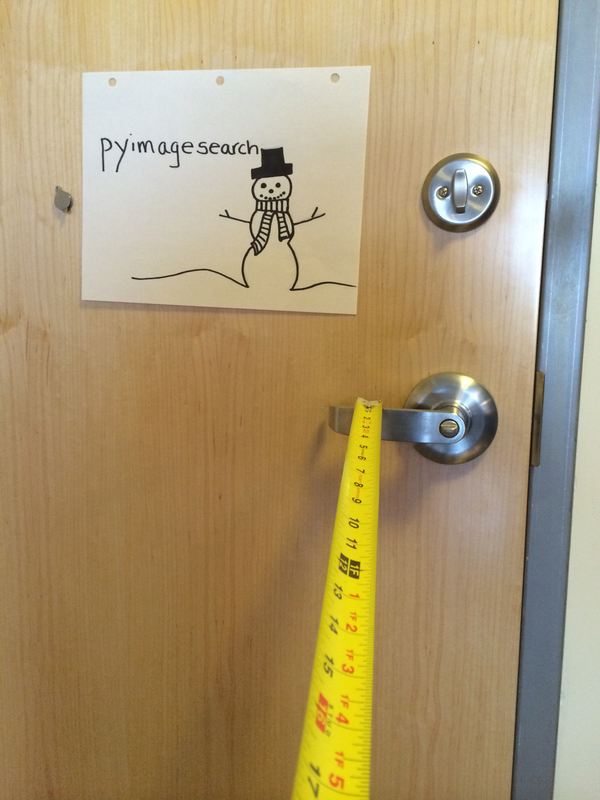
#> input picture images/2ft.png, 600 x 800 px, given in place of the camera
$ python dist_vid_color.py   (older library calls are emulated)
#> lines starting #> are read from the running program, lines starting #| are printed output that depends on the picture; after the words box and inside, x2 and y2 are one past the last pixel; in counts of white or black regions, pixels touching at a corner belong together
# import the necessary packages
from imutils import paths
import numpy as np
import imutils
import cv2
import time
import math

# [14 lines left out: function find_marker, not called in this run]


def distance_to_camera(knownWidth, focalLength, perWidth):
	# compute and return the distance from the maker to the camera
	return (knownWidth * focalLength) / perWidth

# [141 lines left out: functions filter_to_color, drunkTest, not called in this run]

def calibration ():
	#Set parameters for box
	frame_height = 960
	frame_width = 1280
	center_x = int(round(frame_width/2))
	center_y = int(round(frame_height/2))
	box_width = int(round(frame_width/10))
	box_height = int(round(frame_height/8))

	while True:
		try:
			#Intitialize camera and timer
			start_time = time.time()
			cap1 = cv2.VideoCapture(0)

			#Countdown and display box
			i  = 0
			count_down = 15
			count_down_color = (0,255,0)
			flag = True
			while flag:
				ret, frame = cap1.read()
#> frame is the input picture: shape (800, 600, 3); mean B, G, R 113.6, 151.3, 170.5
				frame = cv2.flip(frame,1)
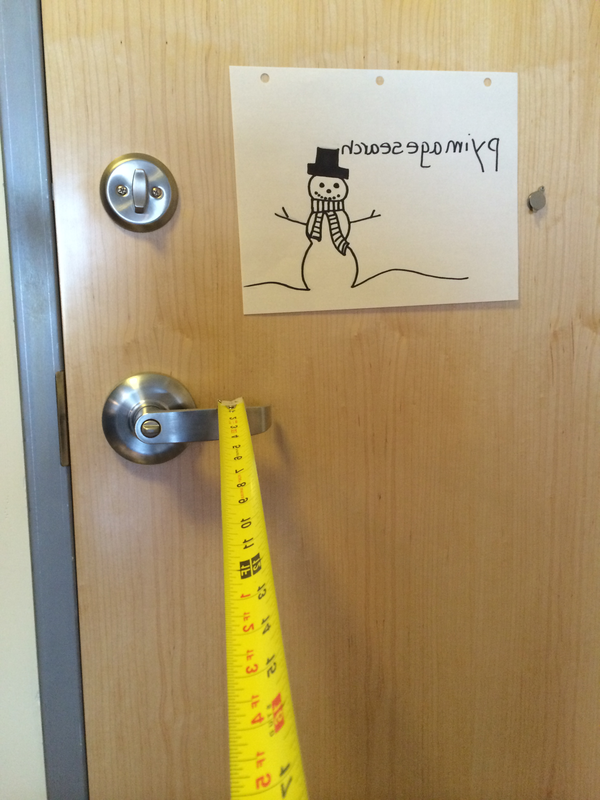
#> frame: shape (800, 600, 3); mean B, G, R 113.6, 151.3, 170.5
				if (time.time() - start_time > 15):
					flag = False
				if(time.time() - start_time > i):
					count_down  = (count_down-1)
					i = i +1
				if (count_down > 3):
					count_down_color = (0,255,0)
				else:
					count_down_color = (0,0,255)
				#cv2.namedWindow('frame', cv2.WINDOW_NORMAL)
				#cv2.resizeWindow('frame', ((frame_width), (frame_height)))
				count_down = count_down +1
				cv2.rectangle(frame, (center_x + box_width+10, center_y + box_height+10), (center_x - box_width- 10, center_y - box_height -10), (255,0,0), 5)
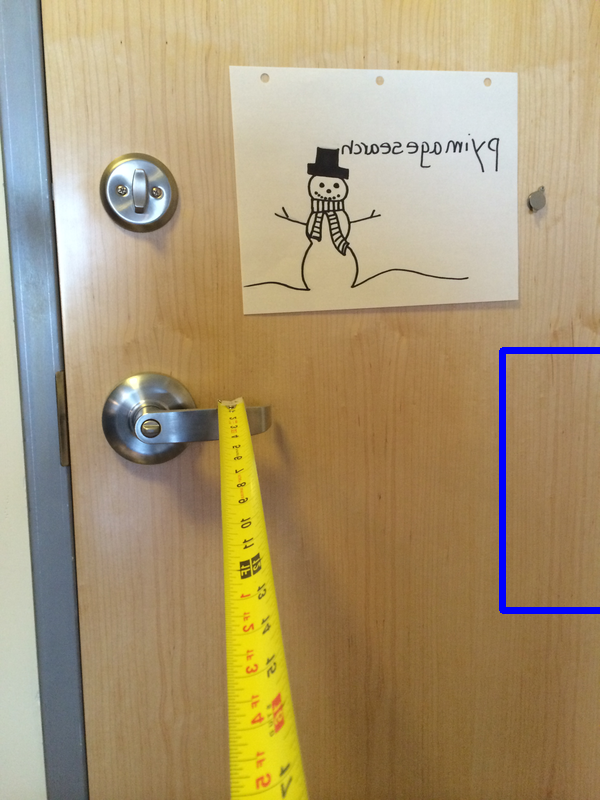
#> frame: shape (800, 600, 3); 0.66% of pixels changed, all inside (x1, y1, x2, y2) = (499, 347, 600, 614)
				cv2.putText(frame, "%.0f" % count_down, (center_x-30, frame_height - 800), cv2.FONT_HERSHEY_SIMPLEX, 2.0, count_down_color, 3)
				#frame = frame[center_y - box_height:center_y + box_height, center_x - box_width: center_x + box_width]
				cv2.imshow('frame',frame)
				count_down = count_down -1;
				if cv2.waitKey(1) == 27:
#> (key q is pressed here)
					break  # esc to quit
			break
		except:
			print("error caught")
			pass

	#Crop only box from image
	cropped = frame[center_y - box_height:center_y + box_height, center_x - box_width: center_x + box_width]
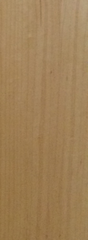
#> cropped: shape (240, 88, 3); mean B, G, R 87.3, 128.3, 159.6
	cropped = cv2.cvtColor(cropped, cv2.COLOR_BGR2HSV)
#> cropped: shape (240, 88, 3); mean H, S, V 17, 116, 159.6

	#Initialize parameters
	H_min = 179
	H_max = 0
	S_min = 255
	S_max = 0
	V_min = 255
	V_max = 0

	#Find minimum and maxmimum pixel by pixel
	i = 1
	j = 1
	while (i< 2*box_height):
		while(j< 2*box_width):
			color = cropped[i,j]
			if(color[0] < H_min):
				H_min = color[0]
			if (color[0] > H_max):
				H_max = color[0]
			if(color[1] < S_min):
				S_min = color[1]
			if(color[1] > S_max):
				S_max = color[1]
			if(color[2] < V_min):
				V_min = color[2]
			if(color[2] > V_max):
				V_max = color[2]
			j = j+1;
		i = i+1
#> after the loop, H_max = 19; H_min = 15; S_max = 114; S_min = 75; V_max = 182; V_min = 147; i = 1; j = 88


	cap1.release()
	cv2.destroyAllWindows()

	#Widen ranges by multiples
	H_min = H_min*0.85
	H_max = min(H_max*1.2, 179)
	S_min = S_min*0.7
	S_max = min(S_max*1.7, 255)
	V_min = V_min*0.5
	V_max = min(V_max*1.7, 255)

	print(H_min)
	print(H_max)
	print(S_min)
	print(S_max)
	print(V_min)
	print(V_max)
	return	[H_min, H_max, S_min, S_max, V_min, V_max]


#> (the run stopped early here; a loop or call above may not have finished)

$ run again, on images/3ft.png
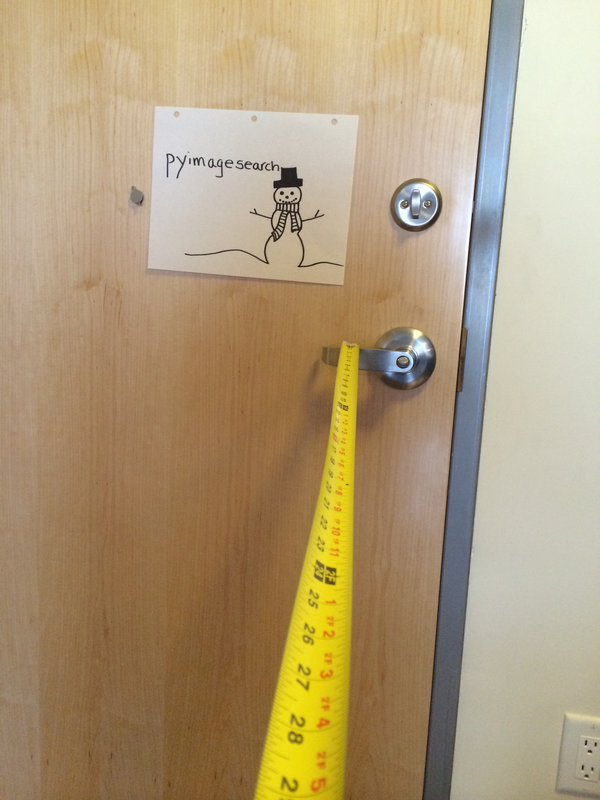
#> input picture images/3ft.png, 600 x 800 px, given in place of the camera
#> in calibration, frame is the input picture: shape (800, 600, 3); mean B, G, R 121.7, 155.4, 175.8
#> in calibration, `cv2.rectangle(frame, (center_x + box_width+10, center_y + box_height+1..`:
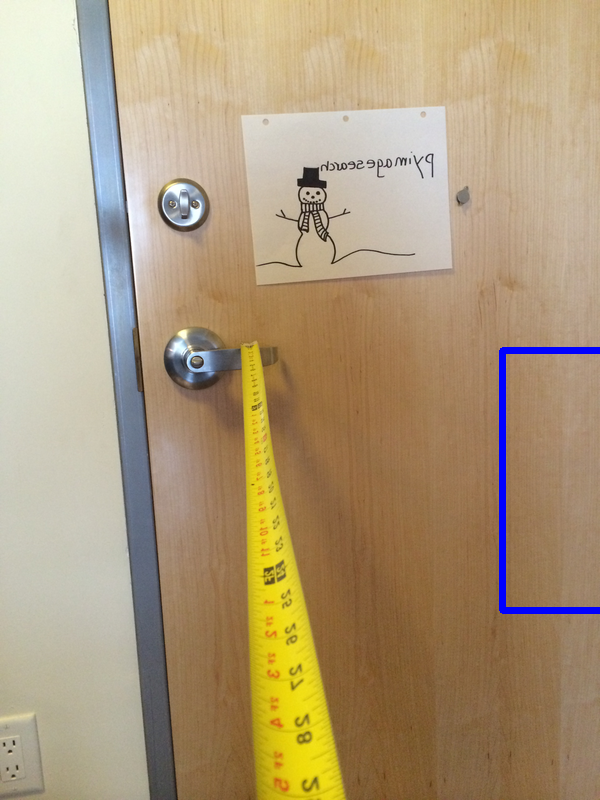
#> frame: shape (800, 600, 3); mean B, G, R 122.8, 154.6, 174.7
#> in calibration, `cropped = frame[center_y - box_height:center_y + box_height, center_x ..`:
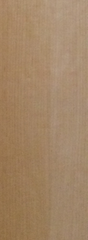
#> cropped: shape (240, 88, 3); mean B, G, R 102.2, 132.9, 162.3
#> after the loop in calibration, `while (i< 2*box_height):`: H_max = 17; H_min = 14; S_max = 102; S_min = 67; V_max = 183; V_min = 164; i = 1; j = 88

$ run again, on images/4ft.png
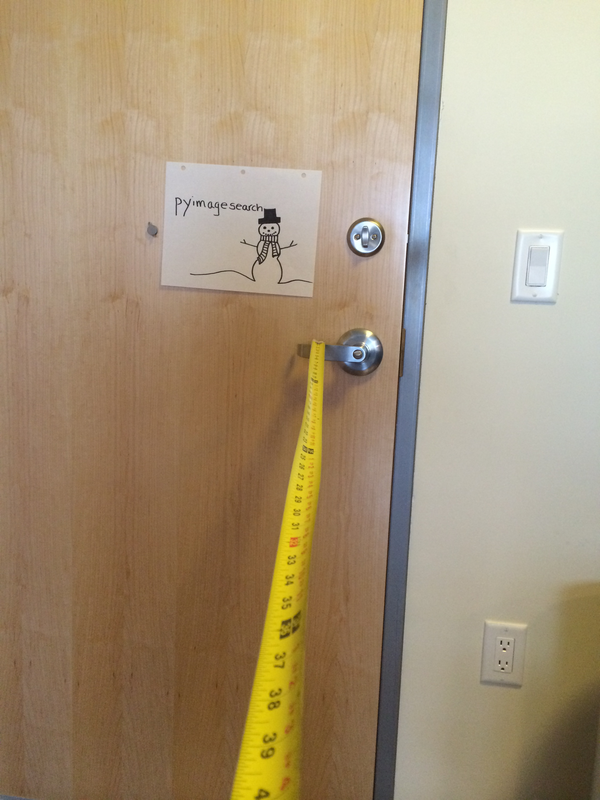
#> input picture images/4ft.png, 600 x 800 px, given in place of the camera
#> in calibration, frame is the input picture: shape (800, 600, 3); mean B, G, R 120.5, 147.7, 166
#> in calibration, `cv2.rectangle(frame, (center_x + box_width+10, center_y + box_height+1..`:
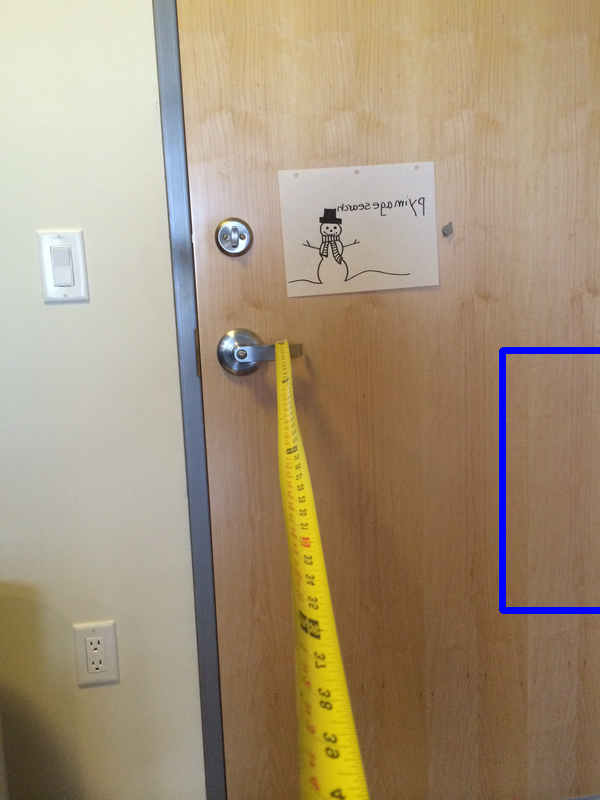
#> frame: shape (800, 600, 3); mean B, G, R 121.6, 146.9, 165
#> in calibration, `cropped = frame[center_y - box_height:center_y + box_height, center_x ..`:
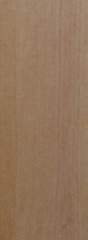
#> cropped: shape (240, 88, 3); mean B, G, R 91.9, 117.5, 146.8
#> after the loop in calibration, `while (i< 2*box_height):`: H_max = 16; H_min = 11; S_max = 95; S_min = 72; V_max = 168; V_min = 151; i = 1; j = 88
